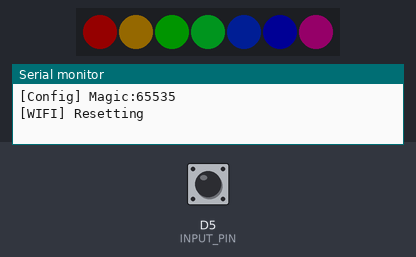
The sketch below on a simulated ESP8266 (NodeMCU). On the bench: 7 RGB LEDs in strip order, left to right, the last lines printed to the serial monitor. The inputs (shaded band) are chosen by the test bench; at power-on: D5 (INPUT_PIN) HIGH. Dim RGB values are drawn brighter than linear; WiFi joins after 1.5 s; servers stay silent unless stated; random numbers use the default seed unless the sketch sets one; EEPROM starts erased; no MQTT or app messages arrive unless stated.

Above: at 0.1 s.
2.8 s: D5 (INPUT_PIN) pulled LOW for 0.15 s
At 4.7 s:
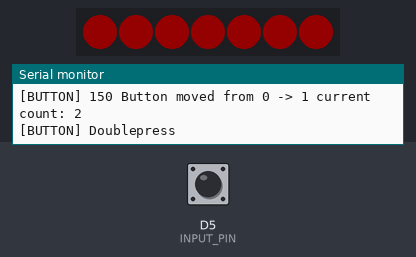
8.9 s: D5 (INPUT_PIN) pulled LOW for 1 s
At 10.7 s:
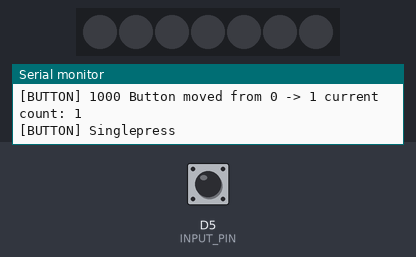
11.4 s: D5 (INPUT_PIN) pulled LOW for 0.15 s
At 12.7 s:
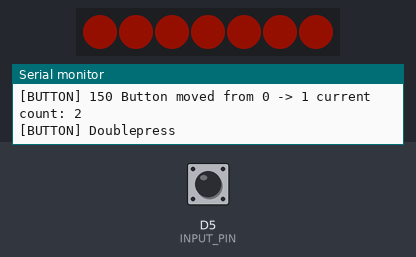
17.5 s: D5 (INPUT_PIN) pulled LOW for 3.2 s
At 18.4 s:
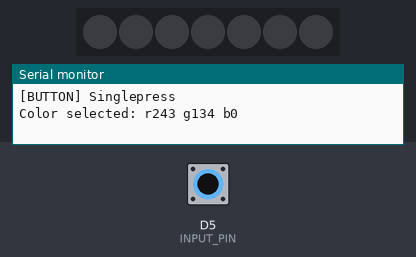
Timing chart, 0 to 20.5 s (numbered marks = the images above; inputs shaded):
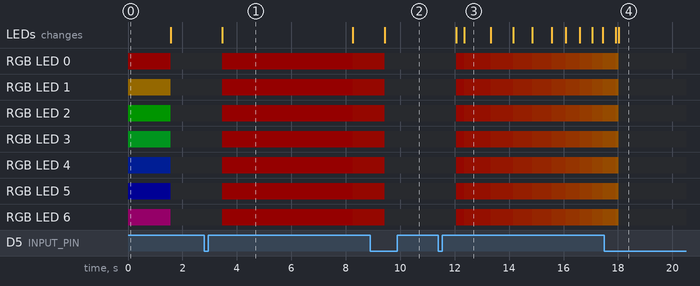

Measured:
- after the input at 2.8 s, RGB LED 0–6: off → RGB(20, 0, 0) after 0.65 s, → RGB(20, 1, 0) 4.8 s later; the LEDs: change after 0.65 s (image 1)
- after the input at 11.4 s, RGB LED 0–6: off → RGB(20, 1, 0) after 0.65 s, → RGB(20, 2, 0) 0.30 s later, → RGB(20, 3, 0) 0.98 s later, → RGB(20, 4, 0) 0.82 s later, … (10 changes in this stretch); the LEDs: first change after 0.65 s (image 3 shows a later state)

The sketch:

family_light.ino
```cpp
#include <ESP8266WiFi.h>
#include "storage.h"
#include "mqtt.h"
#include "wifi.h"
#include "neo.h"
#include "button.h"
#include "state.h"

extern enum State state;
extern ConfigMap config;

void setup() {
  /*
  Initialize everything, if we need to setup
  run wifi setup to connect to wifi and get
  mqtt configuration
  */
  state = NORMAL;
  setup_neo();
  Serial.begin(115200);
  if(!loadConfig() || config.bReset)
  {
    config.bReset = false;
    reset_wifi();
  }
  setup_wifi();
  setup_mqtt();
  setup_button();
}

void loop() {
  /*
  Main loop, handle mqtt, then neo pixel animations, then button handling
  loop functions should not block (e.g. use delay) for smooth animations.
  */
  loop_mqtt();
  loop_neo();
  loop_button();
}
```

button.cpp
```cpp
#include "button.h"
#include "mqtt.h"
#include "state.h"
#include "neo.h"
#include "storage.h"
#include "wifi.h"

extern enum State state;
extern ConfigMap config;

#define INPUT_PIN D5

int last_button_state = 0;
int press_count = 0;
uint32_t last_button_press = 0;
bool momentary_depressed = false;

const bool momentary_button = false;


void setup_button()
{
  /*
  Bind the button pin and load it's initial state
  */
  pinMode(INPUT_PIN, INPUT_PULLUP);
  last_button_state = digitalRead(INPUT_PIN);
}

void loop_button()
{
  /*
  Check button state, debounce only allowing changes every 100ms
  This sketch is designed to use a latching button because that's
  what my Energizer tap lights came with. You'll need to modify
  momentary_button to 'true' if your buttons are momentary.
  */
  int button_state = digitalRead(INPUT_PIN);

  /*
  Toggle Button press_count handler
  */
  if(!momentary_button && button_state != last_button_state && millis() - last_button_press > 100) {
    Serial.print("[BUTTON] ");
    Serial.print(millis() - last_button_press);
    last_button_press = millis();
    press_count += 1;
    Serial.print(" Button moved from ");
    Serial.print(last_button_state);
    Serial.print(" -> ");
    Serial.print(button_state);
    Serial.print(" current count: ");
    Serial.println(press_count);
    last_button_state = button_state;
  }

  /*
  Momentary button press_count handler
  */
  else if (momentary_button && !momentary_depressed && button_state != last_button_state && millis() - last_button_press > 100) {
  Serial.print("[BUTTON] ");
    Serial.print(" Button moved from ");
    Serial.print(last_button_state);
    Serial.print(" -> ");
    Serial.print(button_state);
    momentary_depressed = true;
    last_button_state = button_state;
  }
  /*
  Don't need to check if it's been 100 miliseconds, since momentary_depressed can't be true without checking this in the above conditional.
  */
  else if (momentary_button && momentary_depressed && button_state != last_button_state) {
    Serial.print("[BUTTON] ");
    Serial.print(millis() - last_button_press);
    last_button_press = millis();
    press_count += 1;
    Serial.print(" Button moved from ");
    Serial.print(last_button_state);
    Serial.print(" -> ");
    Serial.print(button_state);
    Serial.print(" current count: ");
    Serial.println(press_count);
    momentary_depressed = false;
    last_button_state = button_state;
  }

  if(press_count && millis() - last_button_press > 500)
  {
    switch(press_count) {
      case 0:
        break;
      case 1:
          Serial.println("[BUTTON] Singlepress");
          if(state == NORMAL)
            send_color(config.szColor);
          if(state == COLOR_SELECT)
            select_current_color();
          break;
      case 2:
          Serial.println("[BUTTON] Doublepress");
          start_color_select();
          break;
      case 3:
      case 4:
          break;
      default:
          Serial.println("[BUTTON] 5 or more presses presses");
          reset_config();

    }
    press_count = 0;
  }
}
```

button.h
```cpp
#ifndef BUTTON_H
#define BUTTON_H
void setup_button();
void loop_button();
#endif
```

mqtt.cpp
```cpp
#include "mqtt.h"
#include "storage.h"
#include "neo.h"

WiFiClient espClient;

WiFiClientSecure espClientSsl;

extern ConfigMap config;


PubSubClient *client = NULL;

String clientId = "";
uint32_t next_connect_attempt = 0;

void callback(char* topic, byte* payload, unsigned int length) {
  /*
  Called on MQTT message recieved (color update)
  */
  Serial.print(F("[MQTT] Message arrived ["));
  Serial.print(topic);
  Serial.print(F("] "));
  char payload_str[40];
  for (int i = 0; i < length; i++) {
    Serial.print((char)payload[i]);
    if(i < 40)
      payload_str[i] = (char)payload[i];
  }
  payload_str[39] = 0;
  Serial.println();
  if(strncmp(topic, "familylight/color", 17) == 0)
  {
    Serial.println("[MQTT] Got color update");
    client->publish("familylight/checkin", "recieved");
  }
  else
  {
    Serial.println("[MQTT] Other light acked, blink");
  }

  int rgb[3];
  int idx = 0;

  char* command = strtok(payload_str, ",");
  while (command != 0)
  {
    Serial.print("p[MQTT] art:");
    Serial.println(command);
    rgb[idx] = atoi(command);
    idx += 1;
    command = strtok(0, ",");
  }

  Serial.print("[MQTT] Setting color:");
  Serial.print(rgb[0]);
  Serial.print(",");
  Serial.print(rgb[1]);
  Serial.print(",");
  Serial.println(rgb[2]);
  set_neo_color(rgb[0], rgb[1], rgb[2]);
}

void send_color(String color)
{
  /*
  Publish a color update to the neopixel topic
  */
  client->publish("familylight/color", color.c_str());
}

void setup_mqtt() {
  /*
  Initialize MQTT using SSL or non-SSL based on wifi manager settings
  */
  Serial.println(F("[MQTT] Setting up"));
  clientId += String("family_light_");
  clientId += String(random(0xffff), HEX);
  Serial.print(F("[MQTT] Client ID: "));
  Serial.println(clientId);

  if(config.bSsl)
  {
    Serial.print(F("[MQTT] SSL: "));
    if(config.szFingerprint[0] == '\0')
    {
      Serial.println(F("[MQTT] Insecure"));
      espClientSsl.setInsecure(); // No fingerprint, no validation
    }
    else
    {
      Serial.print(F("[MQTT] Fingerprinted:"));
      Serial.println(config.szFingerprint);
      espClientSsl.setFingerprint(config.szFingerprint);
    }
    client = new PubSubClient(espClientSsl);
  }
  else
  {
    Serial.println(F("[MQTT] No-SSL"));
    client = new PubSubClient(espClient);
  }
  Serial.print(F("[MQTT] Connecting: "));
  Serial.print(config.szServer);
  Serial.print(':');
  Serial.println(config.port);
  client->setServer(config.szServer, config.port);
  client->setCallback(callback);
}

bool loop_mqtt() {
  /*
  Reconnect MQTT if disconnected. Attempt every 5s
  If connected, run the client loop
  */
  if (!client->connected() && millis() > next_connect_attempt) {
    set_neo_setup_mode();
    Serial.println(F("[MQTT] Disconnected. Connecting..."));
    bool res = false;
    if(config.szUsername[0] != '\0')
    {
      Serial.print("[MQTT] Connecting with username");
      res = client->connect(clientId.c_str(), config.szUsername, config.szPassword);
    }
    else
    {
      Serial.print("[MQTT] Connecting anonymously");
      res = client->connect(clientId.c_str());
    }
    if (res) {
      Serial.println(F("[MQTT] Connected"));
      client->subscribe("familylight/color");
      //client.subscribe("familylight/checkin");
      set_neo_off();
    } else {
      Serial.print(F("[MQTT] Connection failed, rc="));
      Serial.print(client->state());
      Serial.println(F(" try again in 5 seconds"));
      next_connect_attempt = millis() + 5000;
      return false;
    }
  }

  client->loop();

  return true;
}
```

mqtt.h
```cpp
#ifndef MQTT_H
#define MQTT_H
#include <ESP8266WiFi.h>
#include <PubSubClient.h>
void setup_mqtt();
bool loop_mqtt();
void send_color(String color);
#endif
```

neo.cpp
```cpp
#include "neo.h"
#include "state.h"
#include "storage.h"

#define LED_PIN    D2
#define LED_COUNT 7

Adafruit_NeoPixel strip(LED_COUNT, LED_PIN, NEO_GRB + NEO_KHZ800);
extern enum State state;
extern ConfigMap config;
uint32_t current_select_color = 0;

void setup_neo() {
    /*
    Initialize the neopixels, and set them to off.
    */
    strip.begin();
    strip.show();
    strip.setBrightness(20);
}

void set_neo_setup_mode()
{
  /*
  Enter setup mode (set neo pixels to rainbow)
  */
  for(int i = 0; i < LED_COUNT; i++)
  {
    uint32_t color = strip.gamma32(strip.ColorHSV(9362 * i));
    strip.setPixelColor(i, color);
  }
  strip.show();
}

void set_neo_off()
{
  /*
  Turn off neo pixels
  */
  for(int i = 0; i < LED_COUNT; i++)
    strip.setPixelColor(i, 0, 0, 0);
  strip.show();
}

void set_neo_color(int r, int g, int b)
{
  /*
  Set all neo pixels to the given color
  */
  uint32_t color = strip.Color(r, g, b);
  for(int i = 0; i < LED_COUNT; i++)
    strip.setPixelColor(i, color);
   strip.show();
}

void loop_neo()
{
  /*
  Neo pixel loop. In color select mode, rotate the hue
  */
  if(state == COLOR_SELECT)
  {
    current_select_color += 1;
    uint32_t color = strip.gamma32(strip.ColorHSV(current_select_color));
    for(int i = 0; i < LED_COUNT; i++)
      strip.setPixelColor(i, color);
    strip.show();
  }
}

void start_color_select()
{
  /*
  Enter color select mode
  */
  state = COLOR_SELECT;
}

void select_current_color()
{
  /*
  Get the current neo pixel color and save it into EEPROM
  */
  uint32_t color = strip.getPixelColor(0);
  state = NORMAL;
  uint8_t r = color >> 16;
  uint8_t g = color >> 8;
  uint8_t b = color;
  Serial.print("Color selected: r");
  Serial.print(r);
  Serial.print(" g");
  Serial.print(g);
  Serial.print(" b");
  Serial.println(b);
  snprintf(config.szColor, 32, "%d,%d,%d", r, g, b);
  saveConfig();
  set_neo_off();
}
```

neo.h
```cpp
#ifndef NEO_H
#define NEO_H
#include <Adafruit_NeoPixel.h>
void setup_neo();
void set_neo_color(int r, int g, int b);
void set_neo_off();
void select_current_color();
void start_color_select();
void loop_neo();
void set_neo_setup_mode();
#endif
```

state.cpp
```cpp
#include "state.h"

enum State state;
```

state.h
```cpp
#ifndef STATE_H
#define STATE_H
enum State {NORMAL = 1, COLOR_SELECT = 0};
#endif
```

storage.cpp
```cpp
#include "storage.h"

ConfigMap config;

bool loadConfig() {
  /*
  Load config from EEPROM
  */
  memset(&config, 0, sizeof(ConfigMap));
  strncpy(config.szColor, "125,125,0", 32);

  EEPROM.begin(sizeof(ConfigMap));

  uint8_t data[sizeof(ConfigMap)];
  uint16_t *tmp = (uint16_t *)data;

  int addr = 0;
  for(int i = 0; i < sizeof(ConfigMap); i++, addr++)
  {
    data[i] = EEPROM.read( addr );
  }

  Serial.print("[Config] Magic:");
  Serial.println(tmp[0]);

  if(tmp[0] != CONFIG_VERSION)
  {
    return false; // mismatch magic
  }

  memcpy(&config, data, sizeof(ConfigMap) );
  Serial.print("[Config] version:");
  Serial.println(config.version);
  Serial.print("[Config] server:");
  Serial.println(config.szServer);
  Serial.print("[Config] port:");
  Serial.println(config.port);
  Serial.print("[Config] ssl:");
  if(config.bSsl)
    Serial.println(" True");
  else
    Serial.println(" False");
  Serial.print("[Config] fingerprint:");
  Serial.println(config.szFingerprint);
  Serial.print("[Config] username:");
  Serial.println(config.szUsername);
  Serial.print("[Config] password:");
  Serial.println(config.szPassword);
  Serial.print("[Config] topic:");
  Serial.println(config.szTopic);


  Serial.print("[Config] reset:");
  if(config.bReset)
    Serial.println(" True");
  else
    Serial.println(" False");
}

void saveConfig() {
  /*
  Write config to EEPROM
  */
  config.version = CONFIG_VERSION;

  uint16_t addr = 0;
  uint8_t *pData = (uint8_t *)&config;
  for(int i = 0; i < sizeof(ConfigMap); i++, addr++)
  {
    EEPROM.write(addr, pData[i] );
  }
  EEPROM.commit();
}

void reset_config() {
  /*
  Trigger setup mode
  */
  config.bReset = true;

  uint16_t addr = 0;
  uint8_t *pData = (uint8_t *)&config;
  for(int i = 0; i < sizeof(ConfigMap); i++, addr++)
  {
    EEPROM.write(addr, pData[i] );
  }
  EEPROM.commit();
  ESP.restart();
}
```

storage.h
```cpp
#ifndef STORAGE_H
#define STORAGE_H
#include <ESP8266WiFi.h>
#include <EEPROM.h>

#define RESET_CONFIG 0
#define CONFIG_VERSION 128

struct ConfigMap
{
  uint16_t version;
  char     szServer[32];
  uint16_t port;
  bool     bSsl;
  char     szFingerprint[61];
  char     szUsername[32];
  char     szPassword[32];
  char     szTopic[32];
  char     szColor[32];
  bool     bReset;
};

bool loadConfig();
void saveConfig();
void reset_config();
#endif
```

wifi.cpp
```cpp
#include "wifi.h"
#include "neo.h"

extern ConfigMap config;

WiFiManager wm;
WiFiManagerParameter mqtt_save_param;
WiFiManagerParameter mqtt_server_param;
WiFiManagerParameter mqtt_port_param;
WiFiManagerParameter mqtt_ssl_param;
WiFiManagerParameter mqtt_fingerprint_param;
WiFiManagerParameter mqtt_username_param;
WiFiManagerParameter mqtt_password_param;
WiFiManagerParameter mqtt_topic_param;

String get_param(String name) {
  /*
  Get a parameter from the WiFiManager
  */

  String value;
  if(wm.server->hasArg(name)) {
    value = wm.server->arg(name);
  }
  return value;
}

void save_param_callback(){
  /*
  Load all the WifiManager params and store them into the EEPROM
  */

  Serial.println("[WIFI] save_param_callback");
  Serial.println("[WIFI] mqtt_save = " + get_param("mqtt_save"));

  if(get_param("mqtt_save").c_str()[0] == 'T')
  {
    Serial.println("[WIFI] mqtt_server = " + get_param("mqtt_server"));
    Serial.println("[WIFI] mqtt_port = " + get_param("mqtt_port"));
    Serial.println("[WIFI] mqtt_ssl = " + get_param("mqtt_ssl"));
    Serial.println("[WIFI] mqtt_fingerprint = " + get_param("mqtt_fingerprint"));
    Serial.println("[WIFI] mqtt_username = " + get_param("mqtt_username"));
    Serial.println("[WIFI] mqtt_password = " + get_param("mqtt_password"));
    Serial.println("[WIFI] mqtt_topic = " + get_param("mqtt_topic"));

    strncpy(config.szServer, get_param("mqtt_server").c_str(), 32);
    strncpy(config.szTopic, get_param("mqtt_topic").c_str(), 32);
    if(get_param("mqtt_ssl").c_str()[0] == 'T')
      config.bSsl = true;
    else
      config.bSsl = false;
    strncpy(config.szFingerprint, get_param("mqtt_fingerprint").c_str(), 61);
    strncpy(config.szUsername, get_param("mqtt_username").c_str(), 32);
    strncpy(config.szPassword, get_param("mqtt_password").c_str(), 32);

    config.port = get_param("mqtt_port").toInt();
  }
  else
  {
    Serial.println("[WIFI] Not updating mqtt");
  }

  saveConfig();
}
void reset_wifi()
{
  Serial.println("[WIFI] Resetting");
  wm.resetSettings();
}

void setup_wifi() {
    set_neo_setup_mode();
    WiFi.mode(WIFI_STA);

    new (&mqtt_save_param)        WiFiManagerParameter("mqtt_save",        "Save MQTT Config", "T", 2,  "type=\"checkbox\"");
    new (&mqtt_server_param)      WiFiManagerParameter("mqtt_server",      "MQTT Server",      "", 20, "placeholder=\"\"");
    new (&mqtt_port_param)        WiFiManagerParameter("mqtt_port",        "MQTT Port",        "", 20, "placeholder=\"\"");
    new (&mqtt_ssl_param)         WiFiManagerParameter("mqtt_ssl",         "SSL",             "T", 2,  "type=\"checkbox\"");
    new (&mqtt_fingerprint_param) WiFiManagerParameter("mqtt_fingerprint", "MQTT Fingerprint", "", 62, "placeholder=\"\"");
    new (&mqtt_username_param)    WiFiManagerParameter("mqtt_username",    "MQTT Username",    "", 20, "placeholder=\"\"");
    new (&mqtt_password_param)    WiFiManagerParameter("mqtt_password",    "MQTT Password",    "", 20, "placeholder=\"\"");
    new (&mqtt_topic_param)       WiFiManagerParameter("mqtt_topic",       "MQTT Topic",       "", 20, "placeholder=\"\"");

    wm.addParameter(&mqtt_save_param);
    wm.addParameter(&mqtt_server_param);
    wm.addParameter(&mqtt_port_param);
    wm.addParameter(&mqtt_ssl_param);
    wm.addParameter(&mqtt_fingerprint_param);
    wm.addParameter(&mqtt_username_param);
    wm.addParameter(&mqtt_password_param);
    wm.addParameter(&mqtt_topic_param);
    wm.setSaveParamsCallback(save_param_callback);

    bool res;
    res = wm.autoConnect("FamilyLightSetup");

    if(!res) {
        Serial.println("[WIFI] Failed to connect, rebooting");
        ESP.restart();
    }
    else {
        Serial.println("[WIFI] Connected");
    }
    set_neo_off();
}
```

wifi.h
```cpp
#ifndef WIFI_H
#define WIFI_H
#include <WiFiManager.h>
#include "storage.h"
void setup_wifi();
void reset_wifi();
#endif
```
